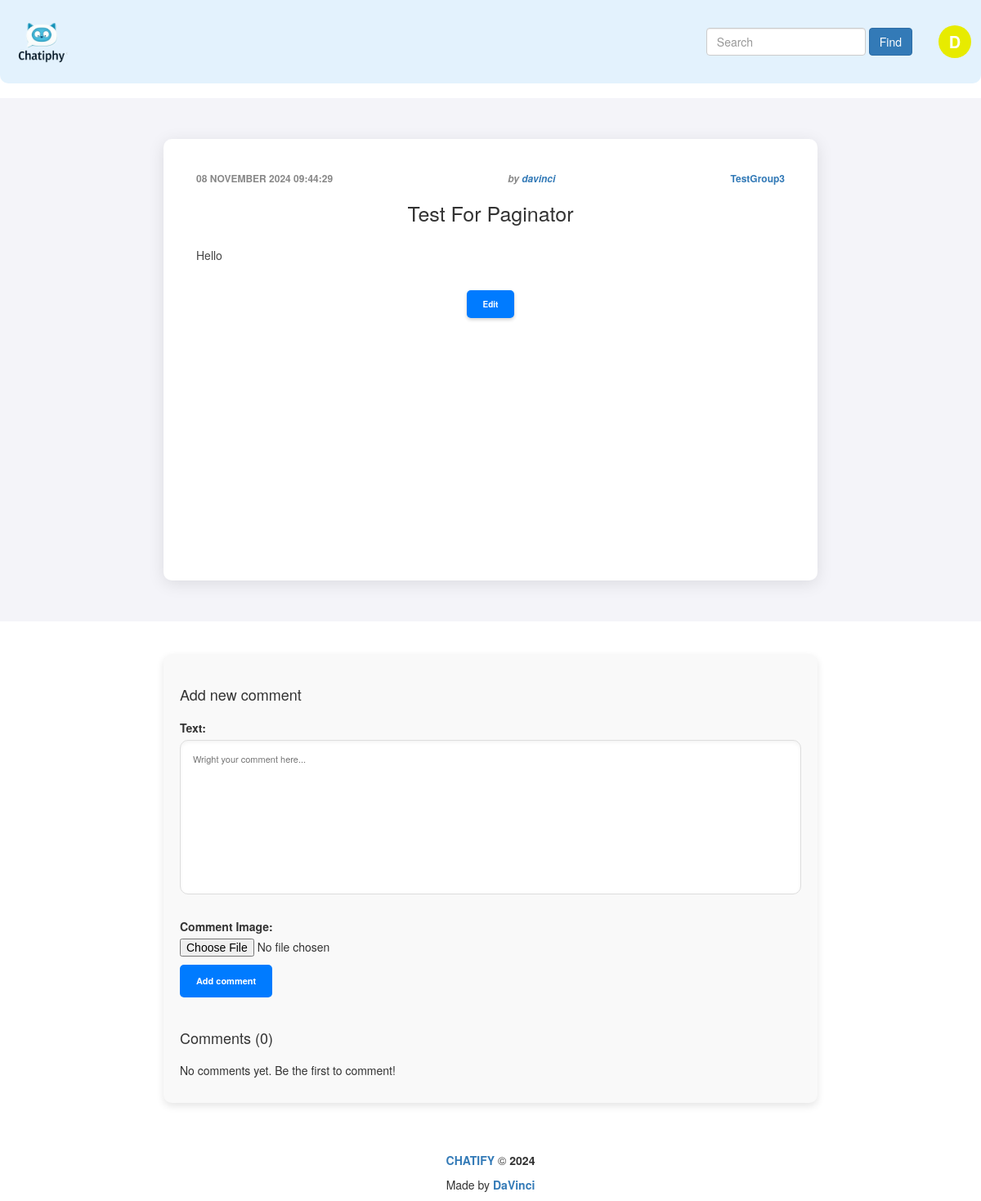
The app's page /posts/6/test-for-paginator/ (signed in), older data.
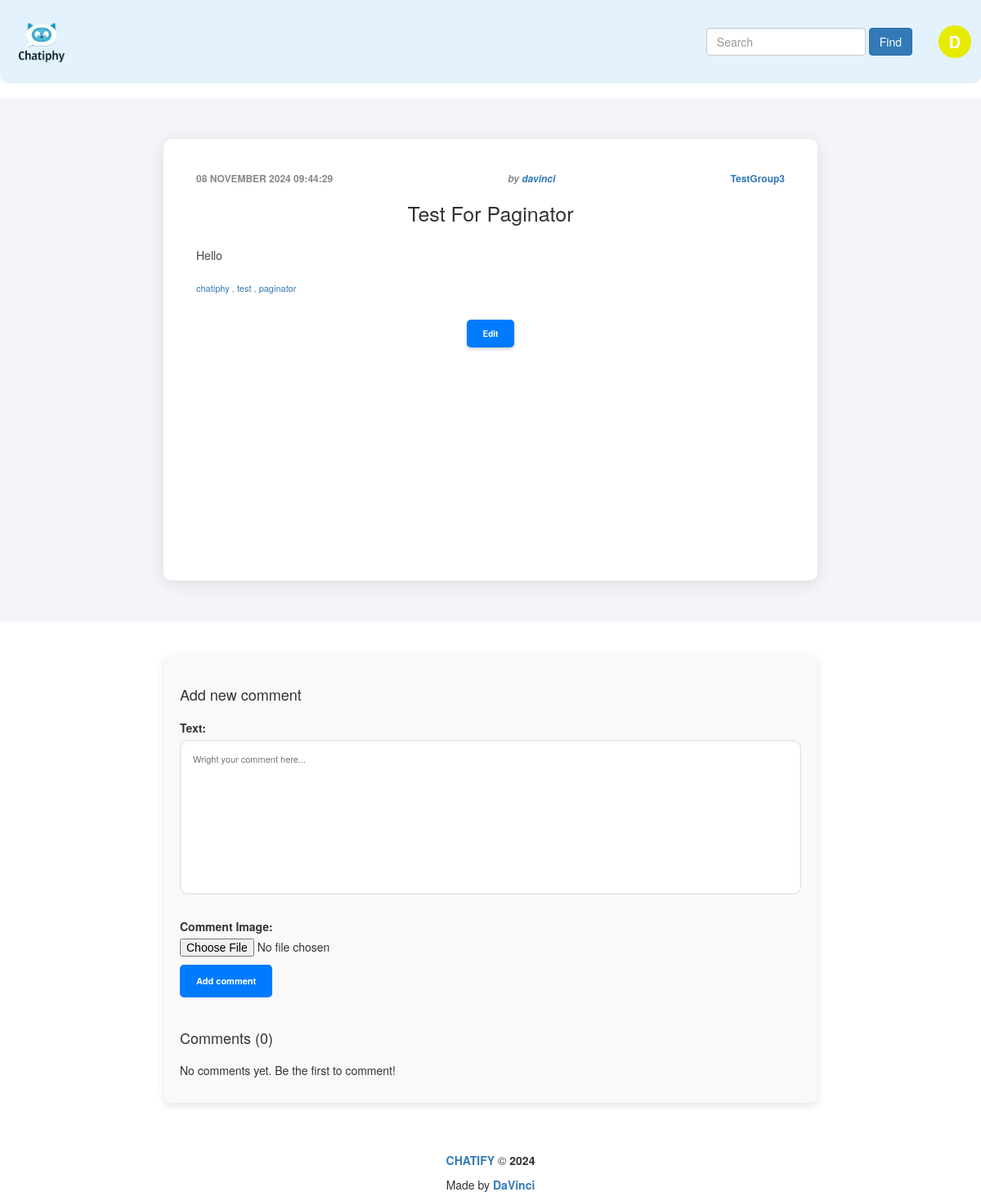
The same page, newer data.
### post_maker/views.py (the view)
# urls.py: path("posts/<int:post_id>/<slug:slug>/", views.post_detail, name="post_detail"),
@login_required
def post_detail(request, post_id, slug):
    template = "post_maker/post_detail.html"
    post = get_object_or_404(Post, pk=post_id, slug=slug)
    comments = post.comments.filter(active=True)
    form = CreateCommentForm()
    context = {"post":post,
               "comments":comments,
               "form":form}
    return render(request, template, context)

### post_maker/forms.py
class CreateCommentForm(forms.ModelForm):
    class Meta:
        model = Comment
        fields = ["text", "image"]
        widgets = {
            "text": forms.Textarea(attrs={"name":"comment", "id":"comment","placeholder":"Wright your comment here...", "required":"True"}),
        }

### core/context_processors/year.py (called while the page is built)
def year(request):
    year = datetime.now().year
    return {
        "year":year,
    }

### templates/post_maker/post_detail.html (shortened to what this page needs)
{% extends 'base.html' %}
{% load thumbnail %}
{% block content %}
    <div class="post-container">
        <div class="post-item">
            <div class="post-meta">
                <span class="post-date">{{ post.pub_date|date:"d E Y H:i:s" }}</span>
                <span class="post-author">by <a href="{% url 'post_maker:profile' post.author %}">{{ post.author }}</a></span>
                {% if post.group %}
                    <span class="post-group"><a href="{% url 'post_maker:group_page' post.group.slug %}">{{ post.group.title }}</a></span>
                {% endif %}
            </div>
            {% if post.title %}
                <h2 class="post-title">{{ post.title }}</h2>
            {% endif %}
            <div class="post-content">
                <p>{{ post.text }}</p>
            </div>
            <div class="post-list-meta">
                {% for tag in post.tag.all %}
                    <a class="post-list-tags" href="{% url 'post_maker:index_by_tag' tag.slug %}">{{ tag.name }}</a>
                    {% if not forloop.last %}, {% endif %}
                {% endfor %}
            </div>
            {% if request.user == post.author %}
                <div class="post-actions">
                    <a class="edit-button" href="{% url 'post_maker:edit_post' post.id post.slug %}">Edit</a>
                </div>
            {% endif %}
        </div>
    </div>
    <div class="comments-section">
        {% include 'post_maker/includes/comment_form.html' %}
        {% include 'post_maker/includes/comments_list.html' %}
    </div>
{% endblock %}

Row changes from the older to the newer data that the page shows:
now on this page (row unchanged): Tag: name "chatiphy"
now on this page (row unchanged): Tag: name "test"
added Tag: name "paginator"
